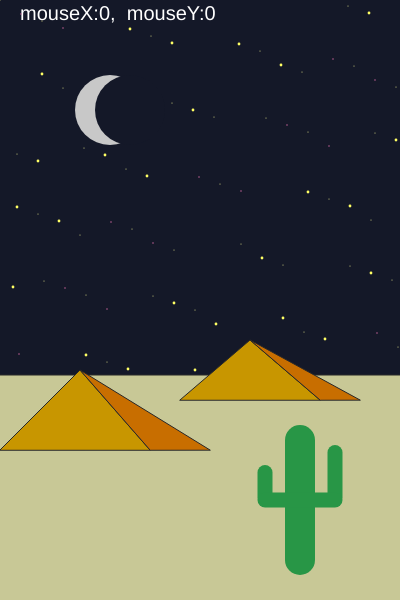
Frame 1 (no input)
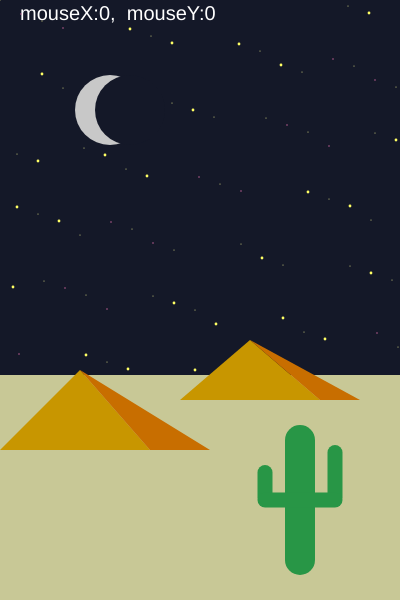
Frame 60 (no input)
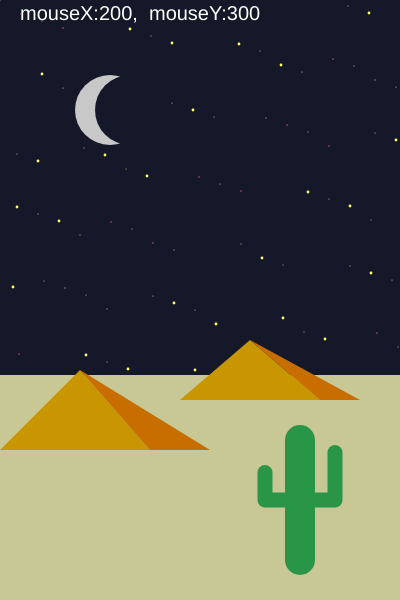
Frame 120 (the mouse pressed at the canvas centre since frame 60)

The p5.js sketch that drew these frames (run headless with seeded random() and noise() and a simulated clock; from frame 60 on, the mouse is pressed at the canvas centre):

// p5.js sketch
// ── sketch.js
let xMax = 400;
let yMax = 600;

let xRocket = xMax/2;
let yRocket = yMax*0.6;

function setup() {
  createCanvas(xMax, yMax);
}

function draw() {
  background(20,24,40);
  // mostrare un testo bianco che mi dice 
  // le coordinate del mouse sul foglio da disegno
  fill(255) //bianco
  textSize(20);
  text("mouseX:" + mouseX + ",  mouseY:" + mouseY ,20,20)

  push();


  //stelle
  strokeWeight(0);

  //ciclo 1 specifica stella a, 40
  for(let i=0; i < 120; i++) {
    let starX = (i*37) % width + (i%3)*5;
    let starY = ((i*73) % height) + (i%7);
    //operatore modulo %
    //stella a quando i è pari
    if (i % 2 == 0){
      //stella tipo a
      fill(255, 255, 150);
      ellipse(starX, starY, 1);
    //stelle b per ogni i divisibile per 3
    } else if(i % 3 == 0 ){
      //stella b
      fill(200,100,155);
      ellipse(starX, starY, 1.5);
    } else {
      //stella c
      fill(255,255,100);
      ellipse(starX, starY, 2.8)
    }

  }

  pop();

  //contesto di disegno
  push ();
  fill(220);
  stroke(40);
  rectMode(CENTER);

  //Sabbia
  fill(200, 200, 150)
  rect(100,600, 800, 450);

  //triangolo piramide 1
    fill(200, 150, 0)
  triangle (xRocket-200,yRocket+90, xRocket-120, 
    yRocket+10, xRocket-50, yRocket+90);

    fill(200, 110, 0)
  triangle (xRocket-50,yRocket+90, +80, 
    yRocket+10, xRocket+10, yRocket+90);

    //triangolo piramide 2
  fill(200, 150, 0)
  triangle (180,+400, 250,+340, 320,+400);

  fill(200, 110, 0)
  triangle (320,+400, 250,+340, 360,+400);

  
  //cactus
  fill(40, 150, 70);
  strokeWeight(0);
rect(300, 500, 30, 150, 20);
rect(265, 485, 15, 40, 20);
rect(335, 475, 15, 60, 20);
//orizzontale che unisce
rect(300, 500, 85, 15, 20);

//luna
fill(200, 200, 200)
 ellipse (xRocket-90, yRocket-250, 70, 70);

 //fettina che copre luna
 noStroke();
 fill(20,24,40); // colore uguale allo sfondo per fare fettina luna
ellipse(xRocket -70, yRocket - 250, 70, 70);

  //finire il contesto
  
}
